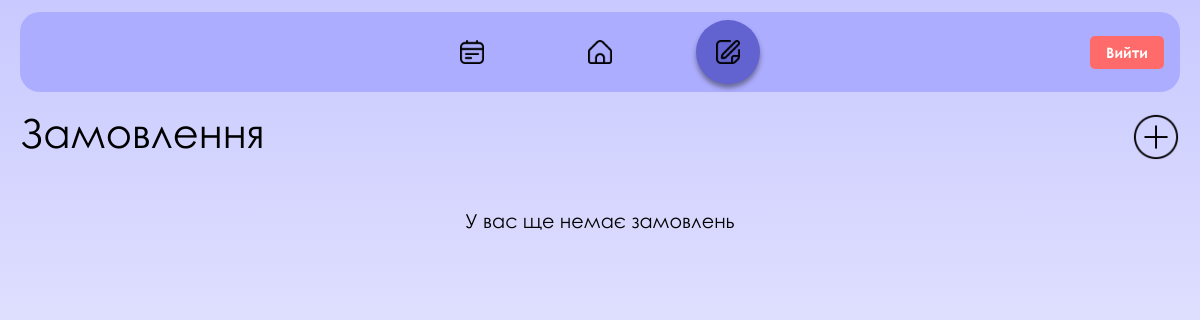
The app's page /orders/ (signed in), older data.
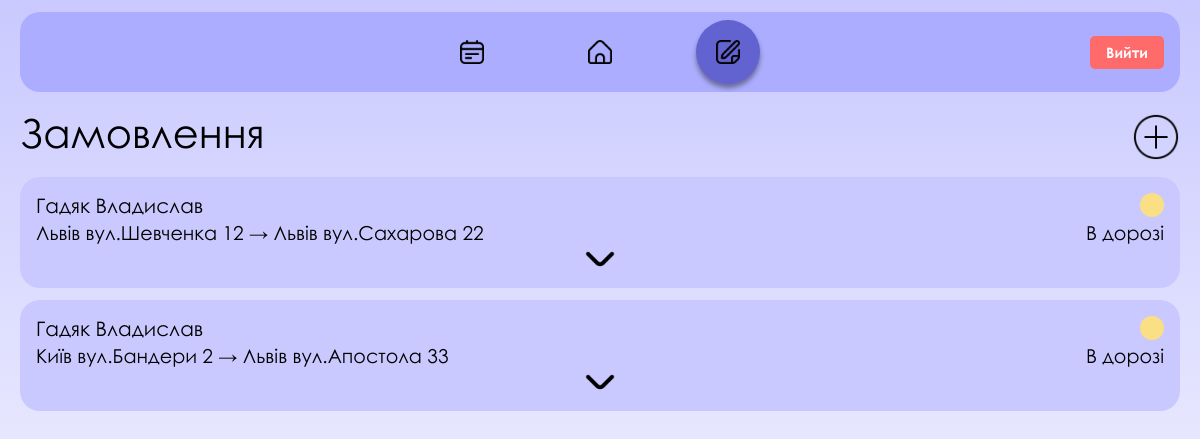
The same page, newer data.
### orders/models.py (models this page shows, shortened)
class Orders(models.Model):
    name = models.CharField(max_length=200)
    adress_order = models.CharField(max_length=200)
    priority = models.PositiveIntegerField()
    count_order = models.PositiveIntegerField()
    date = models.DateField(auto_now_add=True)
    time = models.TimeField(auto_now_add=True)
    product = models.ForeignKey(Product,on_delete=models.CASCADE)
    user =  models.ForeignKey(User,on_delete=models.CASCADE)
    def total_price(self):
        base = self.product.price * self.count_order
        if self.priority == 2:
            return int(base * 1.10)
        elif self.priority == 3:
            return int(base * 1.30)
        return base

class Product(models.Model):
    name = models.CharField(max_length=100)
    count = models.PositiveIntegerField(default=0)
    price = models.PositiveBigIntegerField(default=0)
    sklad = models.ForeignKey(Sklad,on_delete=models.CASCADE)
    class Meta:
        verbose_name = "Продукти"

class Sklad(models.Model):
    type_product = models.CharField(max_length=100)
    adress = models.CharField(max_length=100)
    class Meta:
        verbose_name = "Склади"

### orders/views.py (the view)
# urls.py: path('orders/', include('orders.urls')),
@login_required(login_url='login')
def orders(request):
    user_order = Orders.objects.filter(user=request.user).select_related('product__sklad')
    return render(request, 'orders/orders.html', {'user_order': user_order})

### orders/templates/orders/orders.html (shortened to what this page needs)
{% load static %}
<!DOCTYPE html>
<html lang="uk">
<head>
    <link rel="stylesheet" href="{% static 'main/css/order.css' %}">
    <link rel="stylesheet" href="{% static 'main/font/stylesheet.css' %}">
</head>
<body>
    <header>
        <div class="desktop-header">
            <ul>
                <li>
                    <div class="design-link"><a class="design" href="{% url 'checkout' %}"></a></div>
                </li>
                <li>
                    <div class="home-link"><a class="home" href="{% url 'index' %}"></a></div>
                </li>
                <li>
                    <div class="orders-selected"><a class="orders" href=""></a></div>
                </li>
            </ul>
            <div class="profile-link">
                <a href="{% url 'logout' %}" class="logout-button">Вийти</a>
            </div>
        </div>
    </header>
    <main>
        <div class="main-header">
            <h1>Замовлення</h1>
            <a href="{% url 'checkout' %}"></a>
        </div>
        {% for el in user_order %}
        <article class="orders-list">
            <section class="order">
                <p class="order-id">{{ el.name }}</p>
                <div class="order-status yellow"></div>
                <div class="order-content">
                    <p>{{ el.product.sklad.adress }} → {{ el.adress_order }}</p>
                    <p>В дорозі</p>
                </div>
                <button class="open-details-button"></button>
            </section>
        </article>
        {% empty %}
        <p style="text-align: center; margin-top: 2rem;">У вас ще немає замовлень</p>
        {% endfor %}
    </main>
</body>
</html>

### main/static/main/css/order.css (style rules this page uses)
* { margin: 0; padding: 0; box-sizing: border-box; font-family: Century Gothic; }
input, select, button { font: inherit; }
.yellow { background-color: #fbdf85; }
body { background-image: linear-gradient(#C9C9FF, #FFFFFF); display: flex; flex-direction: column; min-height: 100vh; font-size: 1.5rem; max-width: 1920px; margin: 0 auto; }
h1 { font-weight: 400; font-size: 2.5rem; margin-bottom: 0.5rem; }
header { position: sticky; top: 0; padding: 0.75rem 1.25rem 0; z-index: 2; }
.desktop-header { background-color: hsl(240, 100%, 84%); border-radius: 20px; padding: 0.5rem 2rem; position: relative; display: flex; justify-content: center; align-items: center; }
.desktop-header ul { list-style-type: none; display: flex; gap: 4rem; align-items: center; }
.home-link, .design-link { padding: 1.25rem; cursor: pointer; border-radius: 50%; transition-property: background; transition-duration: 0.2s; transition-timing-function: ease; }
.profile-link { position: absolute; right: 1rem; display: flex; align-items: center; gap: 0.5rem; }
.logout-button { padding: 0.5rem 1rem; background-color: #ff6b6b; color: white; text-decoration: none; border-radius: 5px; font-weight: bold; font-size: 0.9rem; transition: background-color 0.3s; }
.desktop-header ul li a, .profile { display: block; width: 24px; height: 24px; background-size: contain; }
.design { background-image: url("../img/design-icon.png"); }
.orders-selected { padding: 1.25rem; background-color: #6262d0; border-radius: 50%; box-shadow: 0 4px 5px rgba(0, 0, 0, 0.393); }
.home { width: 24px; height: 24px; background-image: url("../img/home-icon.png"); }
.orders { background-image: url("../img/orders-icon.png"); }
main { flex: 1; padding: 1rem 1.25rem; display: flex; flex-direction: column; gap: 0.75rem; }
.main-header { display: flex; justify-content: space-between; align-items: center; }
.main-header a { border: none; background-color: transparent; width: 48px; height: 48px; background-image: url('../img/add-icon.png'); background-size: contain; cursor: pointer; }
.orders-list { display: flex; flex-direction: column; gap: 1.5rem; }
.order { position: relative; background-color: #c9c9ff; display: flex; flex-direction: column; padding: 1rem; gap: 0.25rem; border-radius: 20px; transform: scale(1); transition-property: transform; transition-duration: 0.2s; transition-timing-function: ease; }
.order-id { font-size: 1.25rem; }
.order-content { display: flex; justify-content: space-between; }
.open-details-button { margin: 0 auto; background-color: transparent; border: none; background-size: cover; width: 48px; height: 24px; background-image: url('../img/down-arrow-icon.png'); background-position: center; cursor: pointer; }
.order-status { width: 24px; height: 24px; position: absolute; right: 1rem; border-radius: 50%; }
@media screen and (max-width: 1280px) { body { font-size: 1.2rem; } }

Row changes from the older to the newer data that the page shows:
added Orders: name "Гадяк Владислав", product.sklad.adress "Львів вул.Шевченка 12", adress_order "Львів вул.Сахарова 22"
added Orders: name "Гадяк Владислав", product.sklad.adress "Київ вул.Бандери 2", adress_order "Львів вул.Апостола 33"
Text that changed along with them:
text no longer shown: "У вас ще немає замовлень"
